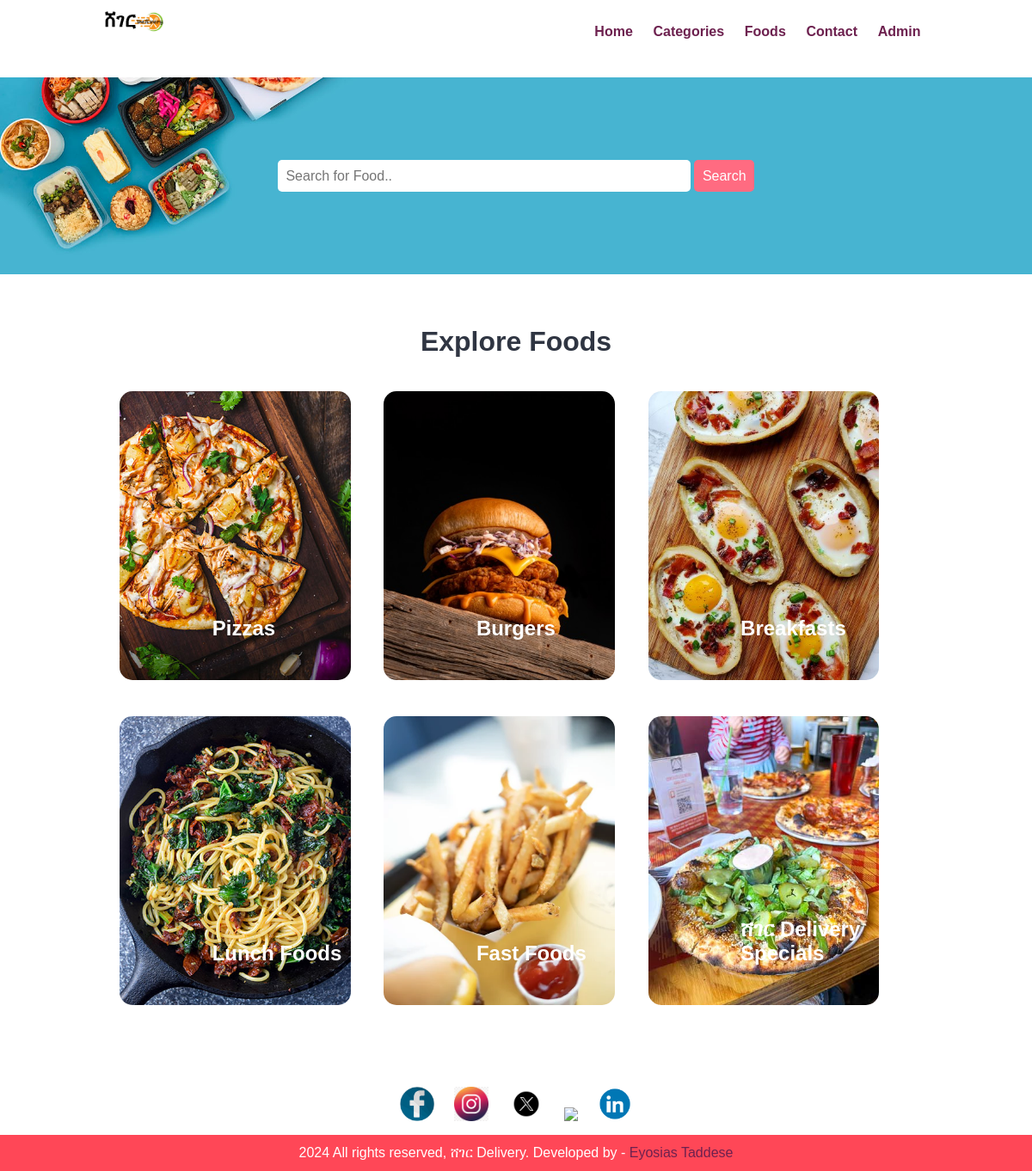
/categories.php, run on the app's committed database.
### tables this page shows
CREATE TABLE `tbl_category` (
  `id` int(10) UNSIGNED NOT NULL,
  `title` varchar(100) NOT NULL,
  `image_name` varchar(255) NOT NULL,
  `featured` varchar(10) NOT NULL,
  `active` varchar(10) NOT NULL
);

### categories.php (the view, shortened to what this page needs)
<?php include('partials-front/menu.php'); ?>
    <section class="food-search text-center">
        <div class="container">
            <form action="<?php echo SITEURL; ?>food-search.php" method="POST">
                <input type="search" name="search" placeholder="Search for Food.." required>
                <input type="submit" name="submit" value="Search" class="btn btn-primary">
            </form>
        </div>
    </section>
    <section class="categories">
        <div class="container">
            <h2 class="text-center">Explore Foods</h2>
            <?php
                $sql = "SELECT * FROM tbl_category WHERE active='Yes'";
                $res = mysqli_query($conn, $sql);
                $count = mysqli_num_rows($res);
                if($count>0)
                {
                    while($row=mysqli_fetch_assoc($res))
                    {
                        $id = $row['id'];
                        $title = $row['title'];
                        $image_name = $row['image_name'];
                        ?>
                        <a href="<?php echo SITEURL; ?>category-foods.php?category_id=<?php echo $id; ?>">
                            <div class="box-3 float-container">
                                <?php
                                    if($image_name=="")
                                    {
                                        echo "<div class='error'>Image not found.</div>";
                                    }
                                    else
                                    {
                                        ?>
                                        <img src="<?php echo SITEURL; ?>images/category/<?php echo $image_name; ?>" alt="Pizza" class="img-responsive img-curve">
                                        <?php
                                    }
                                ?>
                                <h3 class="float-text text-white"><?php echo $title; ?></h3>
                            </div>
                        </a>
                        <?php
                    }
                }
                else
                {
                    echo "<div class='error'>Category not found.</div>";
                }
            ?>
        </div>
    </section>
    <?php include('partials-front/footer.php'); ?>

### css/style.css (style rules this page uses)
* { margin: 0 0; padding: 0 0; font-family: Arial, Helvetica, sans-serif; }
.container { width: 80%; margin: 0 auto; padding: 1%; }
.img-responsive { width: 100%; }
.img-curve { border-radius: 15px; }
.text-center { text-align: center; }
.text-white { color: white; }
a { color: #6D214F; text-decoration: none; }
.btn { padding: 1%; border: none; font-size: 1rem; border-radius: 5px; }
.btn-primary { background-color: #ff6b81; color: white; cursor: pointer; }
h2 { color: #2f3542; font-size: 2rem; margin-bottom: 2%; }
h3 { font-size: 1.5rem; }
.float-container { position: relative; }
.float-text { position: absolute; bottom: 50px; left: 40%; }
.food-search { background-image: url(../images/bg.jpg); background-size: cover; background-repeat: no-repeat; background-position: center; padding: 7% 0; }
.food-search input[type="search"] { width: 50%; padding: 1%; font-size: 1rem; border: none; border-radius: 5px; }
.categories { padding: 4% 0; }
.box-3 { width: 28%; float: left; margin: 2%; }

### data on the page
tbl_category: image_name (picture), title "Pizzas"
tbl_category: image_name (picture), title "Burgers"
tbl_category: image_name (picture), title "Breakfasts"
tbl_category: image_name (picture), title "Lunch Foods"
tbl_category: image_name (picture), title "Fast Foods"
tbl_category: image_name (picture), title "ሸገር Delivery Specials"
